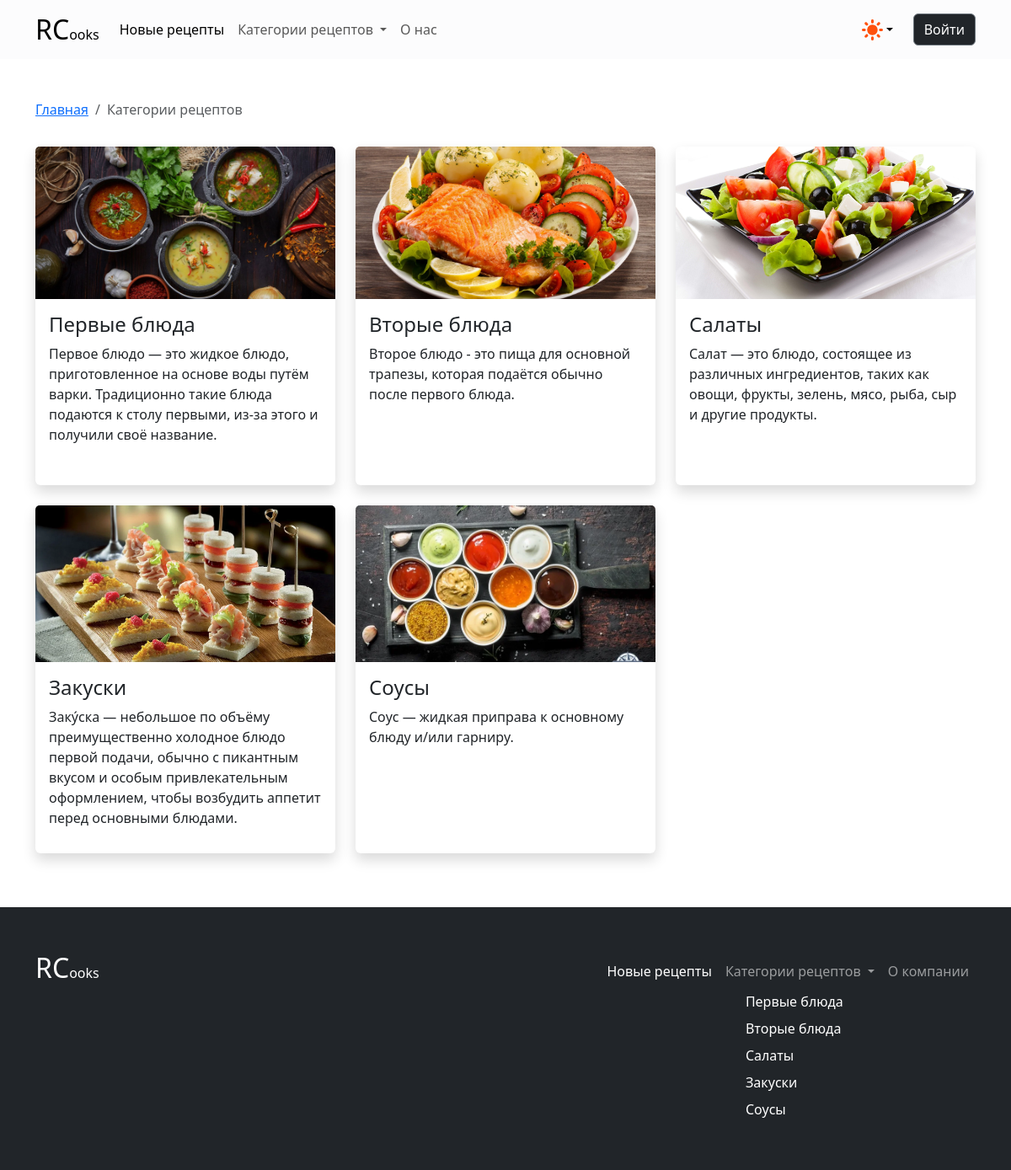
The app's page /category_all/ with its own data.
### recipe_app/models.py (models this page shows, shortened)
class CategoryRecipe(models.Model):
    name = models.CharField(max_length=250, verbose_name='Название категории', blank=True, null=True)
    description = models.TextField(verbose_name='Описание категории', blank=True, null=True)
    picture = models.ImageField(verbose_name='Изображение', upload_to=get_upload_path_category, blank=True, null=True)
    is_deleted = models.BooleanField(default=False, verbose_name='Не отображать')
    class Meta:
        verbose_name = 'Категория рецептов'
        verbose_name_plural = 'Категории рецептов'

### recipe_app/views.py (the view)
# urls.py: path('category_all/', category_all, name='category_all'),
def category_all(request):
    category_recipe = CategoryRecipe.objects.filter(is_deleted=False)
    return render(request, 'recipe_app/category_all.html',
                  {
                      'category_recipe': category_recipe,
                  })

### recipe/context_processors.py (called while the page is built, shortened)
def base(request):
    form_login_view = LoginForm(data=request.POST or None)
    category_recipes = CategoryRecipe.objects.filter(is_deleted=False)
    return {
        'category_recipes': category_recipes,
        'form_login_view': form_login_view,
    }

### recipe_app/templates/recipe_app/category_all.html
{% extends 'base.html' %}
{% load static %}
{% block content %}
<div class="container-fluid">
    <div class="container pb-5 pt-5">
        <nav aria-label="breadcrumb">
            <ol class="breadcrumb">
                <li class="breadcrumb-item"><a href="/">Главная</a></li>
                <li class="breadcrumb-item active" aria-current="page">Категории рецептов</li>
            </ol>
        </nav>
        {% include 'recipe_app/card_category_template.html' %}
    </div>
</div>
{% endblock %}

### templates/base.html (shortened to what this page needs)
<!doctype html>
<html lang="ru-ru">
{% load static %}
<head>
    {% include '_css.html' %}
</head>
<body>
<header style="height:70px" class="bg-light-subtle">
    <div class="container d-flex align-items-center justify-content-between" style="height:70px">
        <nav class="navbar navbar-expand-lg bg-body-tertiary w-100 bg-light-subtle" style="height:70px">
            <div class="collapse navbar-collapse text-black" id="navbarSupportedContent">
                <a class="navbar-brand fs-2" href="/">
                    RC<small class="fs-6">ooks</small>
                </a>
                <ul class="navbar-nav me-auto mb-2 mb-lg-0">
                    <li class="nav-item">
                        <a class="nav-link active" href="/new_recipe/">Новые рецепты</a>
                    </li>
                    <li class="nav-item dropdown">
                        <a class="nav-link dropdown-toggle" href="#" role="button" data-bs-toggle="dropdown"
                           aria-expanded="false">
                            Категории рецептов
                        </a>
                    </li>
                    <li class="nav-item">
                        <a class="nav-link" href="/about">О нас</a>
                    </li>
                </ul>
                <li class="nav-item dropdown" style="list-style-type: none; margin-right: 1rem;">
                    <button class="btn btn-link nav-link py-2 px-0 px-lg-2 dropdown-toggle d-flex align-items-center"
                            id="bd-theme" type="button" aria-expanded="false" data-bs-toggle="dropdown"
                            data-bs-display="static" aria-label="Toggle theme (auto)">
                        <img rel="shortcut icon" src="{% static 'svg/theme/sun.svg' %}" width="25px"
                             height="25px" class="theme-icon-active" href="#sun-fill">
                    </button>
                </li>
                {% if request.user.is_anonymous %}
                <a class="btn btn-dark" href="/signin" role="button">Войти</a>
                {% endif %}
            </div>
        </nav>
    </div>
</header>
<main class="content-wrapper" style="min-height: calc(100vh - 70px);">
    <div class="container-fluid" style="padding:0px;">
        {% block content %}
        {% endblock %}
    </div>
</main>
<footer style="height: 100%;" class="bg-dark pb-5 pt-5">
    <div class="container">
        <div class="row">
            <div class="col-3">
                <a class="navbar-brand fs-2 text-white" href="/">
                    RC<small class="fs-6">ooks</small>
                </a>
            </div>
            <div class="col-9 d-flex flex-row-reverse">
                <nav class="navbar bg-dark bg-body navbar-expand-lg text-white"
                     data-bs-theme="dark">
                    <div class="collapse navbar-collapse" id="navbarSupportedContent">
                        <ul class="navbar-nav me-auto mb-2 mb-lg-0">
                            <li class="nav-item">
                                <a class="nav-link active" href="/new_recipe/">Новые рецепты</a>
                            </li>
                            <li class="nav-item dropdown">
                                <a class="nav-link dropdown-toggle" href="/category_all/"
                                   aria-expanded="false">
                                    Категории рецептов
                                </a>
                                <ul class="lh-lg">
                                    {% for category in category_recipes %}
                                    <a class="dropdown-item" href="/category/{{ category.pk }}/">{{category.name }}</a>
                                    {% endfor %}
                                </ul>
                            </li>
                            <li class="nav-item">
                                <a class="nav-link">О компании</a>
                            </li>
                        </ul>
                    </div>
                </nav>
            </div>
        </div>
    </div>
</footer>
</body>
</html>

### recipe_app/templates/recipe_app/card_category_template.html
<div class="row row-cols-1 row-cols-md-2 row-cols-lg-2 row-cols-xl-3 g-4 pb-3 pt-3">
    {% for category in category_recipe %}
    <div class="col">
        <a href="/category/{{ category.pk }}/"
           class="link-body-emphasis" style="text-decoration: none;">
            <div class="card shadow h-100 border-0">
                <img src="/media/{{ category.picture }}" class="card-img-top" alt="..."
                     style="object-fit: cover; height: 45%">
                <div class="card-body">
                    <h4 class="card-title">{{ category.name }}</h4>
                    <p class="card-text">{{ category.description }}</p>
                </div>
            </div>
        </a>
    </div>
    {% endfor %}
</div>

### static/css/style.css (style rules this page uses)
.btn-dark { border: 1px solid var(--bs-secondary) }

### records on screen
CategoryRecipe: picture (picture), name "Первые блюда", description "Первое блюдо — это жидкое блюдо, приготовленное на основе воды путём варки. Традиционно такие блюда подаются к столу первыми, из-за этого и получили своё название."
CategoryRecipe: picture (picture), name "Вторые блюда", description "Второе блюдо - это пища для основной трапезы, которая подаётся обычно после первого блюда."
CategoryRecipe: picture (picture), name "Салаты", description "Салат — это блюдо, состоящее из различных ингредиентов, таких как овощи, фрукты, зелень, мясо, рыба, сыр и другие продукты."
CategoryRecipe: picture (picture), name "Закуски", description "Заку́ска — небольшое по объёму преимущественно холодное блюдо первой подачи, обычно с пикантным вкусом и особым привлекательным оформлением, чтобы возбудить аппетит перед основными блюдами."
CategoryRecipe: picture (picture), name "Соусы", description "Соус — жидкая приправа к основному блюду и/или гарниру."
